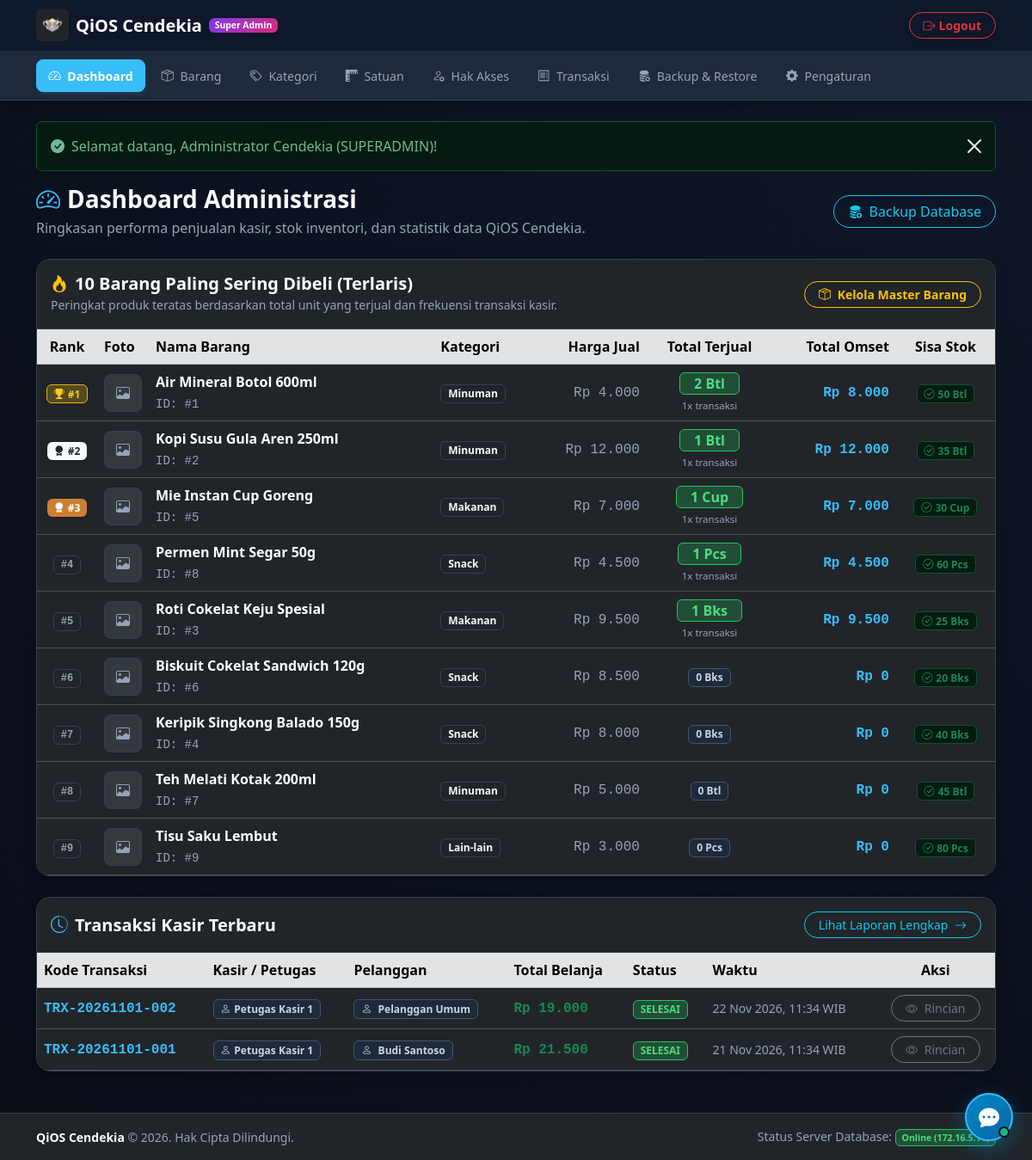
/admin/index.php (signed in), run on the app's committed database.
### tables this page shows
CREATE TABLE `produk` (
    `id` INT AUTO_INCREMENT PRIMARY KEY,
    `kategori_id` INT NULL,
    `satuan_id` INT NULL,
    `nama_produk` VARCHAR(150) NOT NULL,
    `barcode` VARCHAR(100) NULL,
    `harga` DECIMAL(12, 2) NOT NULL DEFAULT 0.00,
    `stok` INT NOT NULL DEFAULT 0,
    `deskripsi` TEXT NULL,
    `foto` VARCHAR(255) NULL,
    `created_at` TIMESTAMP DEFAULT CURRENT_TIMESTAMP,
    `updated_at` TIMESTAMP DEFAULT CURRENT_TIMESTAMP ON UPDATE CURRENT_TIMESTAMP,
    FOREIGN KEY (`kategori_id`) REFERENCES `kategori`(`id`) ON DELETE SET NULL,
    FOREIGN KEY (`satuan_id`) REFERENCES `satuan`(`id`) ON DELETE SET NULL
);

CREATE TABLE `kategori` (
    `id` INT AUTO_INCREMENT PRIMARY KEY,
    `nama_kategori` VARCHAR(100) NOT NULL UNIQUE,
    `deskripsi` VARCHAR(255) NULL,
    `created_at` TIMESTAMP DEFAULT CURRENT_TIMESTAMP
);

CREATE TABLE `satuan` (
    `id` INT AUTO_INCREMENT PRIMARY KEY,
    `nama_satuan` VARCHAR(100) NOT NULL UNIQUE,
    `kode_satuan` VARCHAR(20) NOT NULL,
    `deskripsi` VARCHAR(255) NULL,
    `created_at` TIMESTAMP DEFAULT CURRENT_TIMESTAMP
);

CREATE TABLE `pesanan` (
    `id` INT AUTO_INCREMENT PRIMARY KEY,
    `kode_pesanan` VARCHAR(50) NOT NULL UNIQUE,
    `user_id` INT NULL,
    `nama_pembeli` VARCHAR(100) NOT NULL DEFAULT 'Pelanggan Umum',
    `total_harga` DECIMAL(12, 2) NOT NULL DEFAULT 0.00,
    `uang_bayar` DECIMAL(12, 2) NOT NULL DEFAULT 0.00,
    `kembalian` DECIMAL(12, 2) NOT NULL DEFAULT 0.00,
    `status` ENUM('SELESAI', 'PENDING', 'BATAL') DEFAULT 'SELESAI',
    `created_at` TIMESTAMP DEFAULT CURRENT_TIMESTAMP,
    FOREIGN KEY (`user_id`) REFERENCES `users`(`id`) ON DELETE SET NULL
);

CREATE TABLE `users` (
    `id` INT AUTO_INCREMENT PRIMARY KEY,
    `username` VARCHAR(50) NOT NULL UNIQUE,
    `password` VARCHAR(255) NOT NULL,
    `password_plain` VARCHAR(255) NULL,
    `nama_lengkap` VARCHAR(100) NOT NULL,
    `role` ENUM('superadmin', 'admin', 'kasir') NOT NULL DEFAULT 'kasir',
    `active_session_token` VARCHAR(255) NULL,
    `active_device_name` VARCHAR(150) NULL,
    `last_active_at` DATETIME NULL,
    `last_seen` DATETIME NULL,
    `created_at` TIMESTAMP DEFAULT CURRENT_TIMESTAMP
);

### config/database.php (called while the page is built, shortened)
    <?php
function e($string) {
    return htmlspecialchars((string)$string, ENT_QUOTES, 'UTF-8');
}
function rupiah($angka) {
    return 'Rp ' . number_format((float)$angka, 0, ',', '.');
}

### admin/index.php (the view, shortened to what this page needs)
<?php
require_once __DIR__ . '/includes/admin_header.php';
try {
    $stmt_recent = $pdo->query("
        SELECT p.*, u.nama_lengkap AS nama_kasir
        FROM pesanan p
        LEFT JOIN users u ON p.user_id = u.id
        ORDER BY p.created_at DESC
        LIMIT 8
    ");
    $recent_orders = $stmt_recent->fetchAll();
    $stmt_top = $pdo->query("
        SELECT
            p.id AS produk_id,
            p.nama_produk,
            p.foto,
            p.harga,
            p.stok,
            k.nama_kategori,
            s.nama_satuan,
            s.kode_satuan,
            COALESCE(SUM(pd.jumlah), 0) AS total_terjual,
            COALESCE(COUNT(pd.id), 0) AS frekuensi_beli,
            COALESCE(SUM(pd.subtotal), 0) AS total_omset
        FROM produk p
        LEFT JOIN pesanan_detail pd ON p.id = pd.produk_id
        LEFT JOIN pesanan ord ON pd.pesanan_id = ord.id AND ord.status = 'SELESAI'
        LEFT JOIN kategori k ON p.kategori_id = k.id
        LEFT JOIN satuan s ON p.satuan_id = s.id
        GROUP BY p.id
        ORDER BY total_terjual DESC, frekuensi_beli DESC, p.nama_produk ASC
        LIMIT 10
    ");
    $top_products = $stmt_top->fetchAll();
} catch (PDOException $e) {
    $db_error = $e->getMessage();
}
?>
<div class="row align-items-center mb-4 g-2">
    <div class="col-md-8">
        <h3 class="fw-bold text-white mb-1">
            <i class="bi bi-speedometer2 text-info me-2"></i>Dashboard Administrasi
        </h3>
        <p class="text-secondary mb-0">Ringkasan performa penjualan kasir, stok inventori, dan statistik data QiOS Cendekia.</p>
    </div>
    <div class="col-md-4 text-md-end">
        <a href="backup.php" class="btn btn-outline-info rounded-pill px-3 shadow-sm" title="Cadangkan atau Pulihkan Database">
            <i class="bi bi-database-fill-gear me-1"></i> Backup Database
        </a>
    </div>
</div>
<div class="card border-secondary shadow rounded-4 overflow-hidden mb-4">
    <div class="card-header bg-dark border-secondary py-3 d-flex flex-wrap justify-content-between align-items-center gap-2">
        <div>
            <h5 class="fw-bold mb-0 text-white">
                <i class="bi bi-fire text-warning me-2"></i>10 Barang Paling Sering Dibeli (Terlaris)
            </h5>
            <small class="text-secondary">Peringkat produk teratas berdasarkan total unit yang terjual dan frekuensi transaksi kasir.</small>
        </div>
        <a href="produk.php" class="btn btn-outline-warning btn-sm rounded-pill px-3 fw-semibold">
            <i class="bi bi-box-seam me-1"></i> Kelola Master Barang
        </a>
    </div>
    <div class="table-responsive">
        <table class="table table-hover table-dark align-middle mb-0">
            <thead class="table-secondary">
                <tr>
                    <th scope="col" class="text-center" style="width: 70px;">Rank</th>
                    <th scope="col" style="width: 60px;">Foto</th>
                    <th scope="col">Nama Barang</th>
                    <th scope="col">Kategori</th>
                    <th scope="col" class="text-end">Harga Jual</th>
                    <th scope="col" class="text-center">Total Terjual</th>
                    <th scope="col" class="text-end">Total Omset</th>
                    <th scope="col" class="text-center">Sisa Stok</th>
                </tr>
            </thead>
            <tbody>
                <?php if (empty($top_products)): ?>
                    <tr>
                        <td colspan="8" class="text-center py-4 text-secondary">
                            <i class="bi bi-basket3 fs-3 d-block mb-1"></i>
                            Belum ada data penjualan produk.
                        </td>
                    </tr>
                <?php else: ?>
                    <?php
                    $rank = 1;
                    foreach ($top_products as $tp):
                    ?>
                        <tr>
                            <td class="text-center">
                                <?php if ($rank === 1): ?>
                                    <span class="badge bg-warning text-dark fw-bold px-2 py-1 shadow-sm" title="Juara 1">
                                        <i class="bi bi-trophy-fill me-1"></i>#1
                                    </span>
                                <?php elseif ($rank === 2): ?>
                                    <span class="badge bg-light text-dark fw-bold px-2 py-1 shadow-sm" title="Peringkat 2">
                                        <i class="bi bi-award-fill me-1"></i>#2
                                    </span>
                                <?php elseif ($rank === 3): ?>
                                    <span class="badge text-white fw-bold px-2 py-1 shadow-sm" style="background: #cd7f32;" title="Peringkat 3">
                                        <i class="bi bi-award-fill me-1"></i>#3
                                    </span>
                                <?php else: ?>
                                    <span class="badge bg-dark border border-secondary text-secondary px-2 py-1 font-monospace">
                                        #<?= $rank ?>
                                    </span>
                                <?php endif; ?>
                            </td>
                            <td>
                                <?php if (!empty($tp['foto'])): ?>
                                    <img src="../<?= e($tp['foto']) ?>" alt="Foto" class="rounded-3 border border-secondary" style="width: 44px; height: 44px; object-fit: cover;">
                                <?php else: ?>
                                    <div class="rounded-3 bg-secondary bg-opacity-25 d-flex align-items-center justify-content-center text-secondary border border-secondary" style="width: 44px; height: 44px;">
                                        <i class="bi bi-image fs-6"></i>
                                    </div>
                                <?php endif; ?>
                            </td>
                            <td>
                                <div class="fw-bold text-white"><?= e($tp['nama_produk']) ?></div>
                                <small class="text-secondary font-monospace">ID: #<?= (int)$tp['produk_id'] ?></small>
                            </td>
                            <td>
                                <span class="badge bg-dark border border-secondary text-light">
                                    <?= e($tp['nama_kategori'] ?? 'Tanpa Kategori') ?>
                                </span>
                            </td>
                            <td class="text-end font-monospace text-secondary">
                                <?= rupiah($tp['harga']) ?>
                            </td>
                            <td class="text-center">
                                <?php
                                $tp_uom = e($tp['kode_satuan'] ?? ($tp['nama_satuan'] ?? 'Pcs'));
                                if ((int)$tp['total_terjual'] > 0): ?>
                                    <span class="badge bg-success bg-opacity-25 text-success border border-success border-opacity-50 fs-6 fw-bold px-3 py-1">
                                        <?= number_format($tp['total_terjual']) ?> <?= $tp_uom ?>
                                    </span>
                                    <div class="text-secondary small mt-1" style="font-size: 0.72rem;">
                                        <?= (int)$tp['frekuensi_beli'] ?>x transaksi
                                    </div>
                                <?php else: ?>
                                    <span class="badge bg-secondary bg-opacity-25 text-secondary px-2 py-1">
                                        0 <?= $tp_uom ?>
                                    </span>
                                <?php endif; ?>
                            </td>
                            <td class="text-end fw-bold text-info font-monospace">
                                <?= rupiah($tp['total_omset']) ?>
                            </td>
                            <td class="text-center">
                                <?php if ((int)$tp['stok'] > 10): ?>
                                    <span class="badge bg-success-subtle text-success border border-success-subtle px-2 py-1">
                                        <i class="bi bi-check-circle me-1"></i><?= number_format($tp['stok']) ?> <?= $tp_uom ?>
                                    </span>
                                <?php elseif ((int)$tp['stok'] > 0): ?>
                                    <span class="badge bg-warning-subtle text-warning border border-warning-subtle px-2 py-1">
                                        <i class="bi bi-exclamation-circle me-1"></i><?= number_format($tp['stok']) ?> <?= $tp_uom ?> (Menipis)
                                    </span>
                                <?php else: ?>
                                    <span class="badge bg-danger-subtle text-danger border border-danger-subtle px-2 py-1">
                                        <i class="bi bi-x-circle me-1"></i>Habis
                                    </span>
                                <?php endif; ?>
                            </td>
                        </tr>
                    <?php
                        $rank++;
                    endforeach;
                    ?>
                <?php endif; ?>
            </tbody>
        </table>
    </div>
</div>
<div class="card border-secondary shadow rounded-4 overflow-hidden mb-4">
    <div class="card-header bg-dark border-secondary py-3 d-flex justify-content-between align-items-center">
        <h5 class="fw-bold mb-0 text-white">
            <i class="bi bi-clock-history text-info me-2"></i>Transaksi Kasir Terbaru
        </h5>
        <a href="transaksi.php" class="btn btn-outline-info btn-sm rounded-pill px-3">
            Lihat Laporan Lengkap <i class="bi bi-arrow-right ms-1"></i>
        </a>
    </div>
    <div class="table-responsive">
        <table class="table table-hover table-dark align-middle mb-0">
            <thead class="table-secondary">
                <tr>
                    <th scope="col">Kode Transaksi</th>
                    <th scope="col">Kasir / Petugas</th>
                    <th scope="col">Pelanggan</th>
                    <th scope="col">Total Belanja</th>
                    <th scope="col">Status</th>
                    <th scope="col">Waktu</th>
                    <th scope="col" class="text-center">Aksi</th>
                </tr>
            </thead>
            <tbody>
                <?php if (empty($recent_orders)): ?>
                    <tr>
                        <td colspan="7" class="text-center py-4 text-secondary">
                            <i class="bi bi-inbox fs-3 d-block mb-1"></i>
                            Belum ada riwayat transaksi kasir.
                        </td>
                    </tr>
                <?php else: ?>
                    <?php foreach ($recent_orders as $ord): ?>
                        <tr>
                            <td class="fw-bold font-monospace text-info">
                                <?= e($ord['kode_pesanan']) ?>
                            </td>
                            <td>
                                <span class="badge bg-secondary text-light">
                                    <i class="bi bi-person me-1"></i><?= e($ord['nama_kasir'] ?? 'Kasir') ?>
                                </span>
                            </td>
                            <td>
                                <?php
                                $plg = $ord['nama_pembeli'] ?? 'Umum';
                                if ($plg === 'Guru'): ?>
                                    <span class="badge bg-warning bg-opacity-25 text-warning border border-warning border-opacity-25 px-2">
                                        <i class="bi bi-mortarboard-fill me-1"></i> Guru
                                    </span>
                                <?php elseif ($plg === 'Siswa'): ?>
                                    <span class="badge bg-info bg-opacity-25 text-info border border-info border-opacity-25 px-2">
                                        <i class="bi bi-backpack-fill me-1"></i> Siswa
                                    </span>
                                <?php else: ?>
                                    <span class="badge bg-secondary bg-opacity-25 text-light border border-secondary px-2">
                                        <i class="bi bi-person me-1"></i> <?= e($plg) ?>
                                    </span>
                                <?php endif; ?>
                            </td>
                            <td class="fw-bold text-success font-monospace">
                                <?= rupiah($ord['total_harga']) ?>
                            </td>
                            <td>
                                <span class="badge bg-success">
                                    <?= e($ord['status']) ?>
                                </span>
                            </td>
                            <td class="text-secondary small">
                                <?= date('d M Y, H:i', strtotime($ord['created_at'])) ?> WIB
                            </td>
                            <td class="text-center">
                                <a href="transaksi.php?search=<?= urlencode($ord['kode_pesanan']) ?>" class="btn btn-outline-secondary btn-sm rounded-pill px-3">
                                    <i class="bi bi-eye me-1"></i> Rincian
                                </a>
                            </td>
                        </tr>
                    <?php endforeach; ?>
                <?php endif; ?>
            </tbody>
        </table>
    </div>
</div>
<?php require_once __DIR__ . '/includes/admin_footer.php'; ?>

### admin/includes/admin_header.php (style rules this page uses)
:root { --bg-darker: #090d16; --bg-card: #111827; --bg-header: #1e293b; --border-color: #334155; --accent-cyan: #38bdf8; --accent-green: #10b981; }
body { background-color: var(--bg-darker); color: #f1f5f9; font-family: 'Segoe UI', system-ui, -apple-system, sans-serif; min-height: 100vh; display: flex; flex-direction: column; }
.card { background-color: var(--bg-card); border: 1px solid var(--border-color); }

### data on the page
produk: shows "#1", nama_produk "Air Mineral Botol 600ml", id "1", kategori.nama_kategori "Minuman", harga "Rp 4.000", total_terjual "2", satuan.kode_satuan "Btl", frekuensi_beli "1", total_omset "Rp 8.000", stok "50"
produk: shows "#2", nama_produk "Kopi Susu Gula Aren 250ml", id "2", kategori.nama_kategori "Minuman", harga "Rp 12.000", total_terjual "1", satuan.kode_satuan "Btl", frekuensi_beli "1", total_omset "Rp 12.000", stok "35"
produk: shows "#3", nama_produk "Mie Instan Cup Goreng", id "5", kategori.nama_kategori "Makanan", harga "Rp 7.000", total_terjual "1", satuan.kode_satuan "Cup", frekuensi_beli "1", total_omset "Rp 7.000", stok "30"
produk: nama_produk "Permen Mint Segar 50g", id "8", kategori.nama_kategori "Snack", harga "Rp 4.500", total_terjual "1", satuan.kode_satuan "Pcs", frekuensi_beli "1", total_omset "Rp 4.500", stok "60"
produk: nama_produk "Roti Cokelat Keju Spesial", id "3", kategori.nama_kategori "Makanan", harga "Rp 9.500", total_terjual "1", satuan.kode_satuan "Bks", frekuensi_beli "1", total_omset "Rp 9.500", stok "25"
produk: nama_produk "Biskuit Cokelat Sandwich 120g", id "6", kategori.nama_kategori "Snack", harga "Rp 8.500", satuan.kode_satuan "Bks", total_omset "Rp 0", stok "20"
produk: nama_produk "Keripik Singkong Balado 150g", id "4", kategori.nama_kategori "Snack", harga "Rp 8.000", satuan.kode_satuan "Bks", total_omset "Rp 0", stok "40"
produk: nama_produk "Teh Melati Kotak 200ml", id "7", kategori.nama_kategori "Minuman", harga "Rp 5.000", satuan.kode_satuan "Btl", total_omset "Rp 0", stok "45"
produk: nama_produk "Tisu Saku Lembut", id "9", kategori.nama_kategori "Lain-lain", harga "Rp 3.000", satuan.kode_satuan "Pcs", total_omset "Rp 0", stok "80"
pesanan: kode_pesanan "TRX-20261101-002", user.nama_lengkap "Petugas Kasir 1", nama_pembeli "Pelanggan Umum", total_harga "Rp 19.000", status "SELESAI", created_at "22 Nov 2026, 11:34"
pesanan: kode_pesanan "TRX-20261101-001", user.nama_lengkap "Petugas Kasir 1", nama_pembeli "Budi Santoso", total_harga "Rp 21.500", status "SELESAI", created_at "21 Nov 2026, 11:34"

### other printed values
$app_title "QiOS Cendekia"
$_SESSION['flash_success'] "Selamat datang, Administrator Cendekia (SUPERADMIN)!"
function_exists('get_app_name') ? get_app_name() : 'QiOS Cendekia' "QiOS Cendekia"
